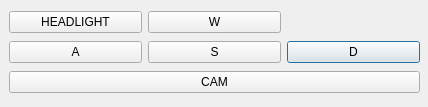
<?xml version="1.0" encoding="UTF-8"?>
<ui version="4.0">
 <class>Dialog</class>
 <widget class="QDialog" name="Dialog">
  <property name="geometry">
   <rect>
    <x>0</x>
    <y>0</y>
    <width>428</width>
    <height>107</height>
   </rect>
  </property>
  <property name="windowTitle">
   <string>talker</string>
  </property>
  <widget class="QWidget" name="gridLayoutWidget">
   <property name="geometry">
    <rect>
     <x>9</x>
     <y>9</y>
     <width>411</width>
     <height>89</height>
    </rect>
   </property>
   <layout class="QGridLayout" name="gridLayout">
    <item row="1" column="2">
     <widget class="QPushButton" name="D">
      <property name="text">
       <string>D</string>
      </property>
     </widget>
    </item>
    <item row="1" column="1">
     <widget class="QPushButton" name="S">
      <property name="text">
       <string>S</string>
      </property>
     </widget>
    </item>
    <item row="0" column="0">
     <widget class="QPushButton" name="HEADLIGHT">
      <property name="text">
       <string>HEADLIGHT</string>
      </property>
     </widget>
    </item>
    <item row="1" column="0">
     <widget class="QPushButton" name="A">
      <property name="text">
       <string>A</string>
      </property>
     </widget>
    </item>
    <item row="0" column="1">
     <widget class="QPushButton" name="W">
      <property name="text">
       <string>W</string>
      </property>
     </widget>
    </item>
    <item row="2" column="0" colspan="3">
     <widget class="QPushButton" name="CAM">
      <property name="text">
       <string>CAM</string>
      </property>
     </widget>
    </item>
   </layout>
  </widget>
 </widget>
 <resources/>
 <connections/>
</ui>
